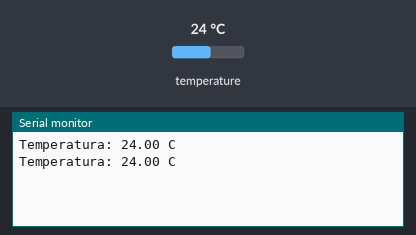
A sketch run on a simulated Arduino Uno, built with avr-gcc and run on an emulated ATmega328P. Parts: the last lines printed to the serial monitor. The inputs (shaded band) are chosen by the test bench; at power-on: temperature 24 °C.

Above: at 3.8 s.
3.9 s: temperature set to 12 °C
At 7.1 s:
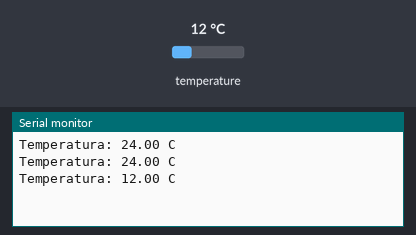
7.8 s: temperature set to 19 °C
At 9.5 s:
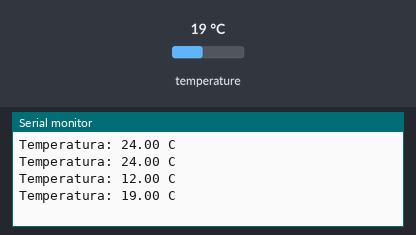
Timing chart, 0 to 11.0 s (numbered marks = the images above; inputs shaded):
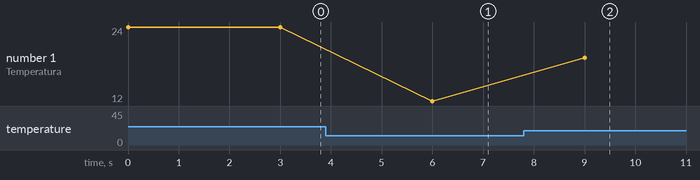

Measured:
- after the input at 3.9 s, the serial monitor: prints a new line after 2.1 s (image 1)
- after the input at 7.8 s, the serial monitor: prints a new line after 1.2 s (image 2)
- plotted number 1: 24 → 12 after the input at 3.9 s, 12 → 19 after the input at 7.8 s

The sketch:

DemoTemperatura.ino
```cpp
#include "RTClib.h"

RTC_DS3231 rtc;

void setup() {
  Serial.begin(9600);

  if (!rtc.begin()) {
    Serial.println("No encontrado RTC");
    Serial.flush();
    while (1) delay(10);
  }
}

void loop() {
  Serial.print("Temperatura: ");
  Serial.print(rtc.getTemperature());
  Serial.println(" C");
  Serial.println();
  delay(3000);
}
```
